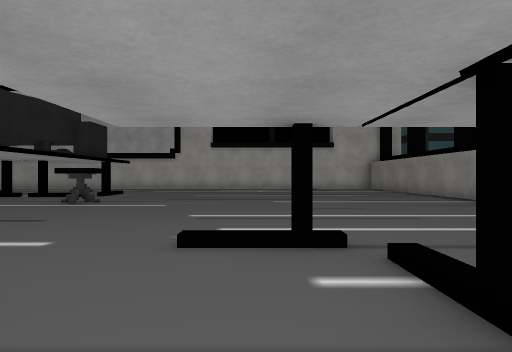
[1] (above)

21 first-person views from a walk through a Unity game level. The camera is 1.2 m above the floor, looks level and sees 75° across. The floor is counted in squares, 2 m on a side. Each view is taken from the middle of a square. On the plan, view 1 faces up. The plan holds only what a view shows up to about 10 squares ahead; the rest is blank. The place goes on beyond the plan. Some surface patterns are stand-ins.

[2]
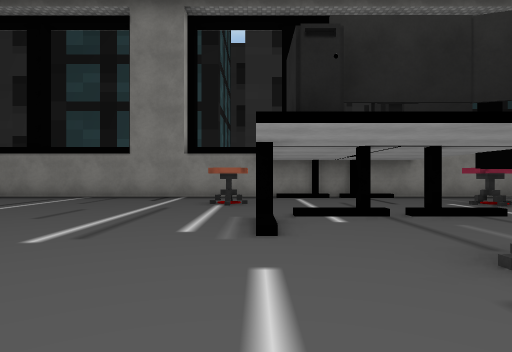

[3]
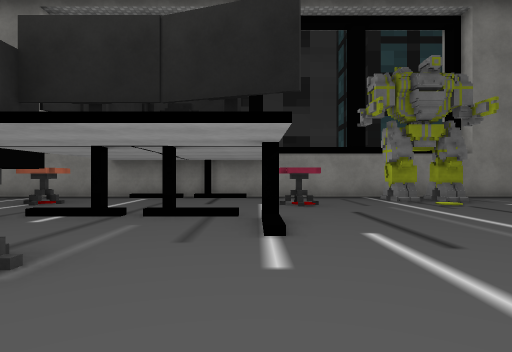

[4]
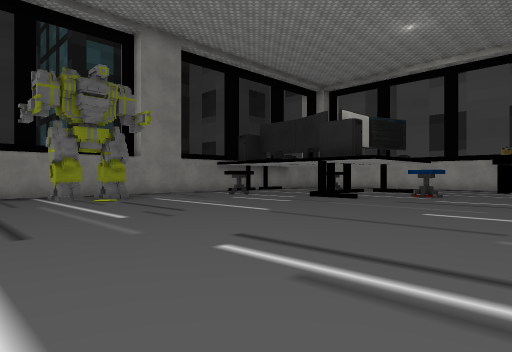

[5]
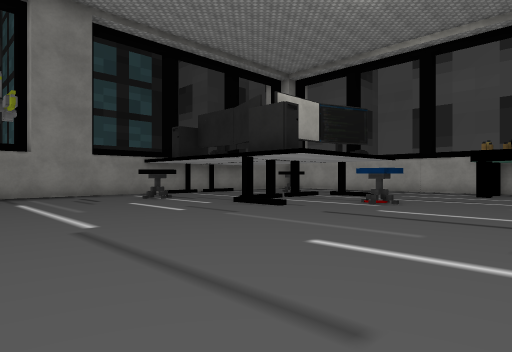

[6]
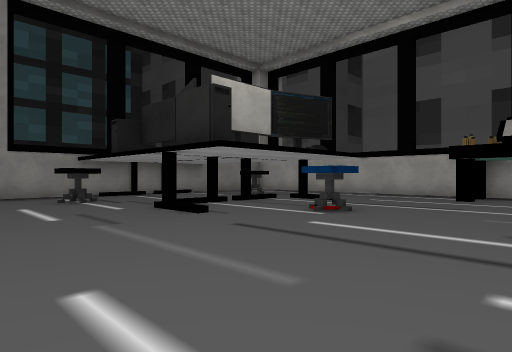

[7]
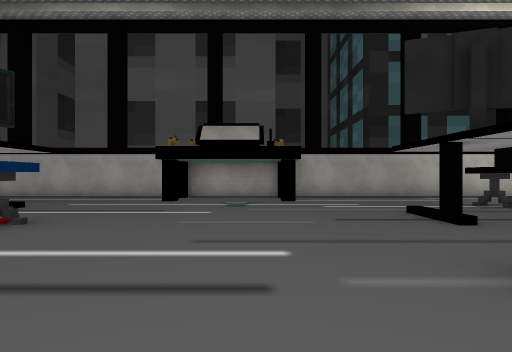

[8]
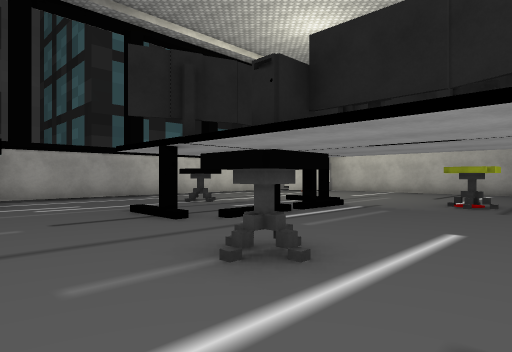

[9]
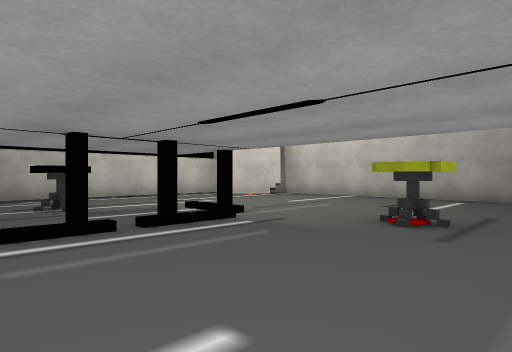

[10]
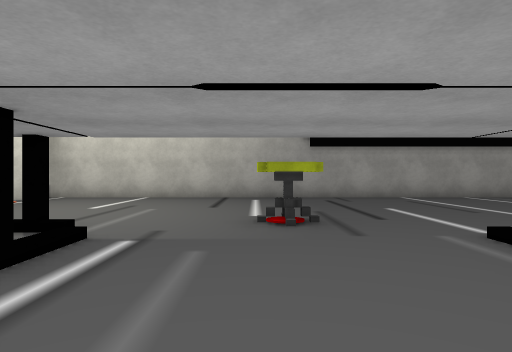

[11]
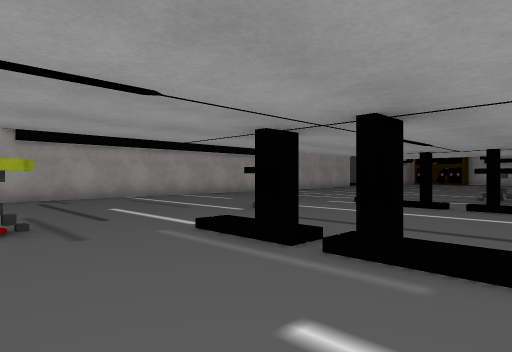

[12]
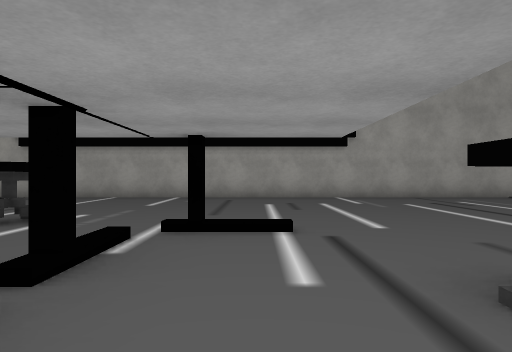

[13]
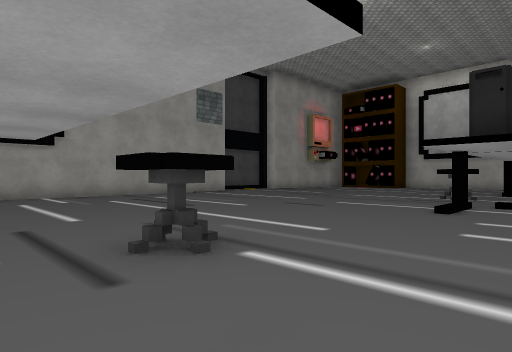

[14]
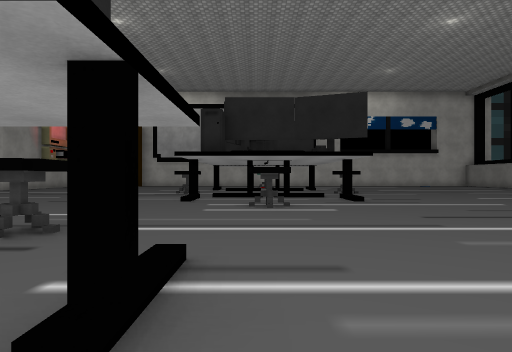

[15]
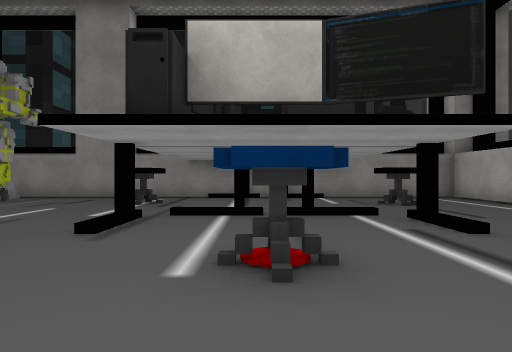

[16]
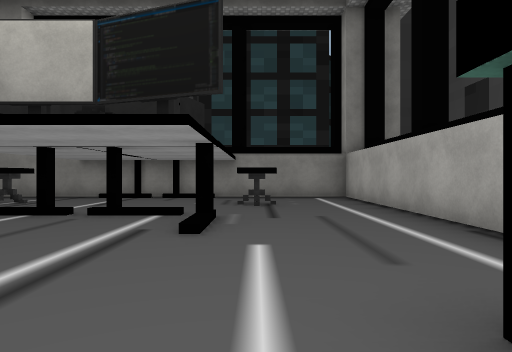

[17]
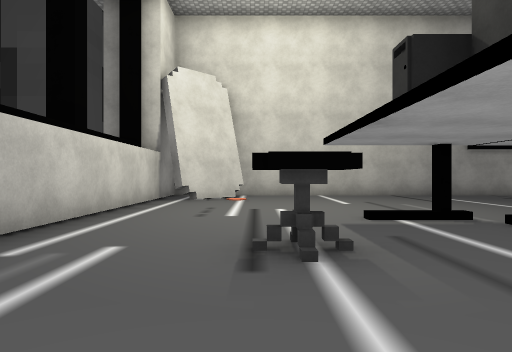

[18]
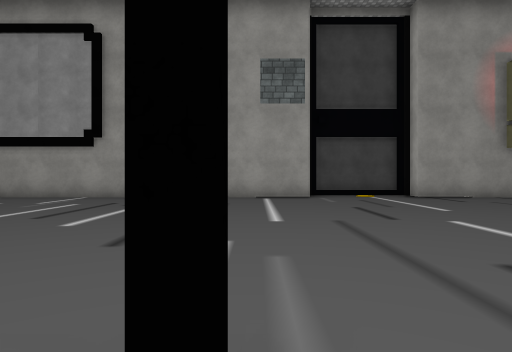

[19]
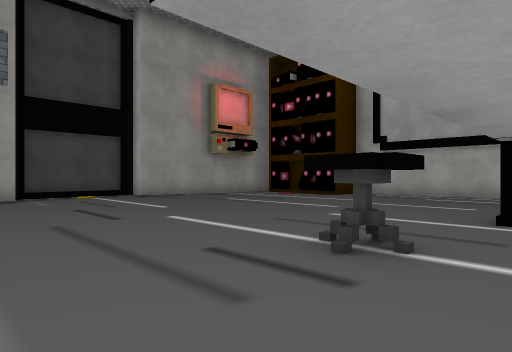

[20]
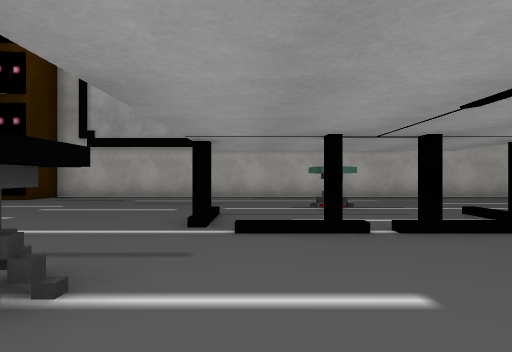

[21]
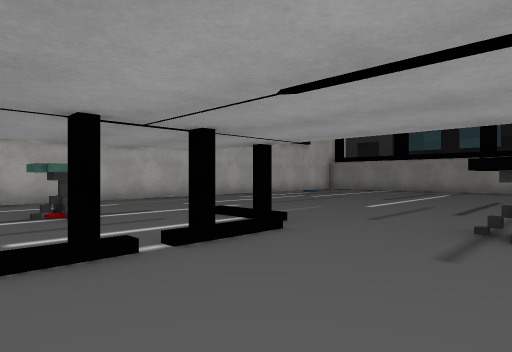

### Floor plan
Key: @ floor where view 1 was taken; # wall or solid block; . floor; / step, stairs or slope; S stool; O other object.
Columns run from 18 left of view 1 to 6 right of it. Each row starts with its distance up from view 1.
 16     ##############
 15     #.............
 14     ..............
 13     .......OO......
 12 #. ........O........
 11 #....................
 10 #........#.#.#..........#
  9 #.......................#
  8 #........S....S.........#
  7 #.............S.........#
  6 #..........  ...........#
  5 #........#...#..........#
  4 #....................O..#
  3 #..........S......#/.O..#
  2 #................../...##
  1 #...............S../...##
  0 #.......SS........@/....#
 -1 #.......S......... /....#
 -2 #....................S..#
 -3 #..... .#.#.............#
 -4 #......... . .........#.#
 -5 #.....S...   ...........#
 -6 #..........  .........#.#
 -7 #........#.  ...........#
 -8 #.......................#
 -9 #.....O..............S..#
-10 #.....O....S......#..S..#
-11 #......................##
-12 #.....#.#.#.....S......##
-13 #.......................#
-14 #.................#.....#
-15 #.......S............S..#
-16 ##O.........O..O........#
-17  #OO........O..O........#
-18  ########################

Positions as (right, up) in squares from view 1, and headings:
1: (0, 0), facing up
2: (-4, 3), facing right
3: (-4, -1), facing right
4: (-5, -2), facing down-right
5: (-5, -5), facing down-right
6: (-5, -7), facing down-right
7: (-5, -8), facing down
8: (-5, -8), facing down-left
9: (-8, -8), facing down-left
10: (-8, -10), facing left
11: (-8, -10), facing up-left
12: (-8, -2), facing left
13: (-7, -2), facing up-left
14: (-7, -4), facing up
15: (-4, -12), facing right
16: (-4, -15), facing right
17: (-7, -15), facing left
18: (-8, 5), facing left
19: (-8, 5), facing up-left
20: (-8, 6), facing up
21: (-8, 7), facing up-right
